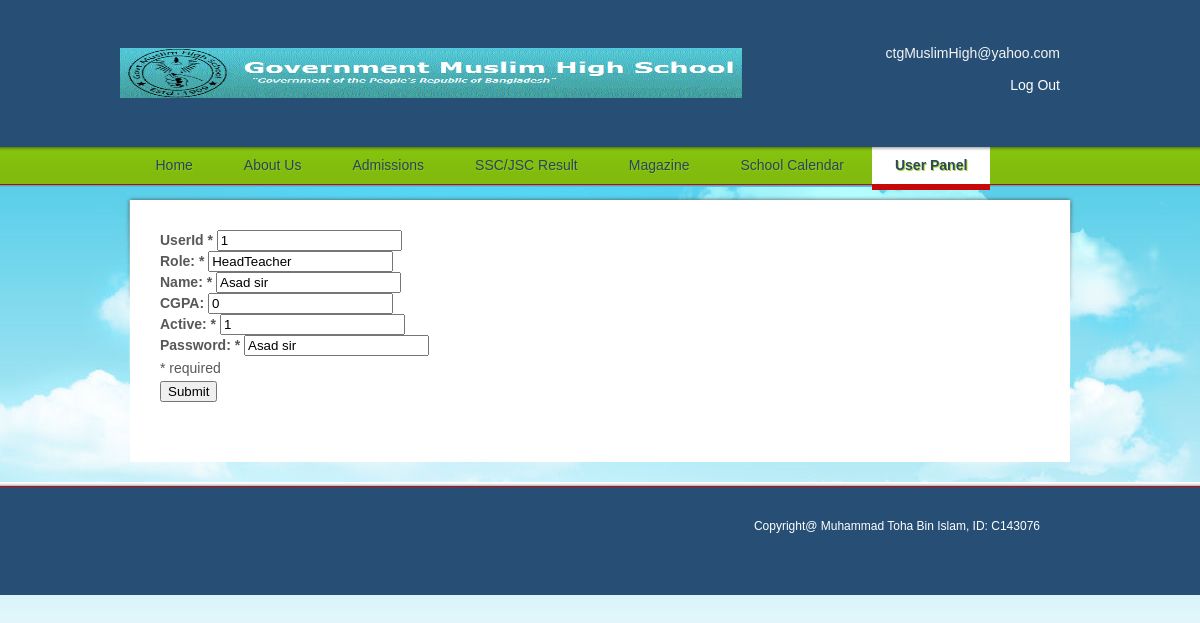
The app's page /webpage/edit.php?UserId=1 with its own data.
### tables this page shows
CREATE TABLE IF NOT EXISTS `all_users` (
  `UserId` varchar(20) NOT NULL,
  `Role` varchar(20) NOT NULL,
  `Name` varchar(20) NOT NULL,
  `CGPA` float NOT NULL,
  `Active` int(20) NOT NULL,
  `Password` varchar(20) NOT NULL,
  PRIMARY KEY (`UserId`)
);

### webpage/edit.php (the view, shortened to what this page needs)
<?php
function renderForm($UserId, $Role, $Name, $CGPA, $Active, $Password, $error)
{
?>
<!DOCTYPE html>
<html>
<head>
<link rel="stylesheet" type="text/css" href="styles/style.css" />
</head>
<body>
<div id="page">
  <div id="header">
    <div id="section">
      <div><a href="index.php"><img src="images/logo.gif" alt="" width="622" height="50"  /></a></div>
      <span>ctgMuslimHigh@yahoo.com<br />
      <br />
      <a href="logout.php">Log Out</a></span> </div>
    <ul>
      <li><a href="index.php">Home</a></li>
      <li><a href="about.php">About Us</a></li>
      <li><a href="admissions.php">Admissions</a></li>
      <li><a href="result.php">SSC/JSC Result</a></li>
      <li><a href="Magazine.php">Magazine</a></li>
      <li><a href="school-calendar.php">School Calendar</a></li>
      <li class="current"><a href="contact-us1.php">User Panel</a></li>
    </ul>
  </div>
  <div id="content">
    <div>
<form action="" method="post">
<div>
<strong>UserId *</strong> <input type="text" name="UserId" value="<?php echo $UserId; ?>" /><br/>
<strong>Role: *</strong> <input type="text" name="Role" value="<?php echo $Role; ?>" /><br/>
<strong>Name: *</strong> <input type="text" name="Name" value="<?php echo $Name; ?>" /><br/>
<strong>CGPA: </strong> <input type="text" name="CGPA" value="<?php echo $CGPA; ?>" /><br/>
<strong>Active: *</strong> <input type="text" name="Active" value="<?php echo $Active; ?>" /><br/>
<strong>Password: *</strong> <input type="text" name="Password" value="<?php echo $Password; ?>" /><br/>
<p>* required</p>
<input type="submit" name="submit" value="Submit">
</div>
</form>
    </div>
  </div>
  <div id="footer">
    <div>
	  <div class="section">
		<p>Copyright@  Muhammad Toha Bin Islam, ID: C143076</p>
      </div>
    </div>
  </div>
</div>
</html>
<?php
}
if (isset($_POST['submit']))
{
$UserId = $_POST['UserId'];
$Role = $_POST['Role'];
$Name = $_POST['Name'];
$CGPA = $_POST['CGPA'];
$Active = $_POST['Active'];
$Password = $_POST['Password'];
if ($UserId == '' || $Role == '' || $Name == '' || $Password == '' )
{
$error = 'ERROR: Please fill in all required fields!';
renderForm($UserId, $Role, $Name, $CGPA, $Active, $Password, $error);
}
else
{
mysql_query("UPDATE All_users SET UserId='$UserId', Role='$Role', Name='$Name', CGPA='$CGPA', Active ='$Active', Password='$Password' WHERE UserId='$UserId'")
or die(mysql_error());
header("Location: contact-us.php");
}
}
else
{
if (isset($_GET['UserId']) && is_numeric($_GET['UserId']))
{
$UserId = $_GET['UserId'];
$result = mysql_query("SELECT * FROM All_users WHERE UserId='$UserId'")
or die("toha vaia" . mysql_error());
$row = mysql_fetch_array($result);
if($row)
{
$UserId = $row['UserId'];
$Role = $row['Role'];
$Name = $row['Name'];
$CGPA = $row['CGPA'];
$Active = $row['Active'];
$Password = $row['Password'];
renderForm($UserId, $Role, $Name, $CGPA, $Active, $Password, '');
}
else
{
echo "No results!";
}
}
else
{
echo 'Error!';
}
}
?>

### webpage/styles/style.css (style rules this page uses)
body { background:#fff url(../images/background.gif) repeat-x center 187px; color:#585858; font-family:Arial; font-size:14px; margin:0; min-width:960px; }
a { outline:none; }
img { border:none; }
#header div#section:after, #header ul:after, #content div:after, #content div ul.services:after, #footer div:after, #footer div div.section ul:after { clear:both; content:" "; display:block; font-size:0; height:0; visibility:hidden; }
#page { background:url(../images/background.jpg) no-repeat center 180px; width:100%; }
#header { background:url(../images/bg-header.gif) repeat-x; height:auto; overflow:hidden; position:relative; }
#header div#section { height:145px; margin:0 auto; width:960px; }
#header div#section div { float:left; margin-top:48px; }
#header div#section div a { display:block; }
#header div#section span { color:#f4f4f4; float:right; margin:0; padding-right:20px; padding-top:45px; text-align:right; width:178px; }
#header ul { list-style:none; margin:2px auto 0; padding:0; width:935px; }
#header ul li { float:left; padding-right:5px; }
#header ul li a { color:#28475C; display:block; font-size:14px; height:43px; line-height:37px; padding:0 23px; text-align:center; text-decoration:none; text-shadow:1px 1px 0 #94C81D; text-transform:capitalize; }
#header ul li.current, #header ul li:hover { height:43px; }
#header ul li.current a { background:url(../images/bg-menu.gif) repeat-x; color:#2a495e; font-weight:bold; text-shadow:1px 1px 0 #a8d32c; }
#content { background:url(../images/bg-content.gif) no-repeat top center; margin:0 auto; min-height:174px; overflow:hidden; position:relative; width:960px; ; }
#content div { background:#fff; margin:10px auto 20px; padding:30px; width:880px; }
#content div div { margin:0; padding:0 0 30px; width:auto; }
#content div#home div div#aside div p, #content div p { line-height:25px; margin:0; padding-bottom:0; text-align:justify; }
#footer { background:#274F75 url(../images/bg-footer.gif) repeat-x; min-height:113px; width:100%; }
#footer div { font-size:12px; margin:0 auto; padding-top:37px; position:relative; width:960px; }
#footer div div.section { float:right; padding:0; width:700px; }
#footer div div.section p { color:white; margin:0; padding:0px 40px 0px; text-align:right; }
span a { color: white;font-style:Arial Black;text-decoration:none; }

### records on screen
all_users: UserId "1", Role "HeadTeacher", Name "Asad sir", CGPA "0", Active "1", Password "Asad sir"
